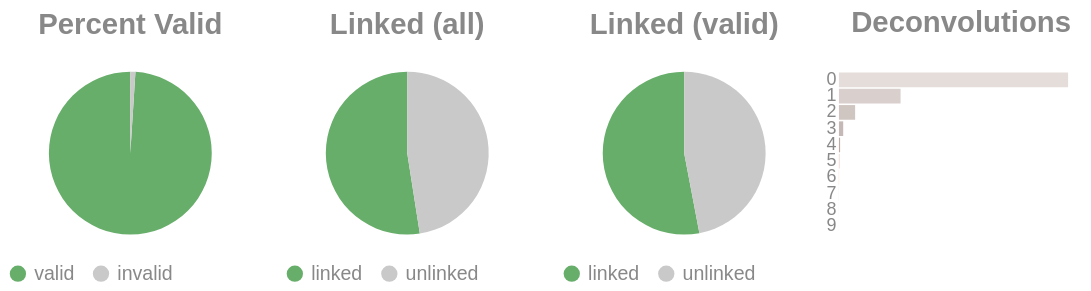

Notebook code cell kept with this figure:
### Code cell
if SKIPLR:
    pass
else:
    clash = Counter()
    for i in valids['molecule'].to_list():
        _mol = i.split("-")
        if len(_mol) == 1:
            clash.update('0')
        else:
            clash.update(_mol[-1])

    _d = {"deconvolutions": [], 'count': []}
    for k,v in clash.items():
        _d['deconvolutions'].append(k)
        _d['count'].append(v)

    tot_valid = valids['reads'].sum()
    mask = valids['reads'] >= 2
    n_linked_reads = valids.filter(mask)['reads'].sum()
    if n_linked_reads == 0:
        print_html("No linked molecules (>=2 reads) were detected; skipping linked-only distributions.")
        SKIPLR = True
    else:
        perc_valid = round(tot_valid / n_reads, 4)
        linked_perc_abs = round(n_linked_reads / n_reads, 4)
        linked_perc = round(n_linked_reads / tot_valid, 4)

    _valid = pl.DataFrame({"valids": ['valid', 'invalid'], "count": [tot_valid, n_reads - tot_valid]})
    _linked_abs = pl.DataFrame({"linked (absolute)": ['linked', 'unlinked'], "count": [n_linked_reads, n_reads - n_linked_reads]})
    _linked_rel = pl.DataFrame({"linked (valids)": ['linked', 'unlinked'], "count": [n_linked_reads, tot_valid - n_linked_reads]})

    (
        alt.hconcat(
            piechart(_valid, goodval = 'valid', title = "Percent Valid"),
            piechart(_linked_abs, goodval = "linked", title =  "Linked (all)"),
            piechart(_linked_rel, goodval = "linked", title =  "Linked (valid)"),
            convolutionbar(pl.DataFrame(_d), title = "Deconvolutions"),
            center = True,
            bounds = 'flush'
        )
        .resolve_scale(color='independent')
        .resolve_legend('independent')
        .properties(usermeta={'embedOptions': {"actions": False}})
    ).display()

### Figure 1 — Vega-Lite specification as saved in the notebook (floating-point values rounded to 4 significant figures)
{"width": "container", "height": 400, "config": {"title": {"anchor": "start", "dy": -15, "fontSize": 18, "color": "#888888", "subtitleColor": "#888888", "subtitleFontSize": 14}, "arc": {"fill": "#0072B2"}, "axis": {"domainColor": "#888888", "domainWidth": 0.5, "gridWidth": 0.2, "grid": false, "titleFontWeight": 400, "titleFontSize": 15, "labelFontSize": 11, "labelColor": "#888888", "tickColor": "#888888", "tickWidth": 0.2, "titleColor": "#888888"}, "axisBand": {"grid": false}, "axisX": {"grid": true, "tickSize": 10, "domainCap": "round"}, "axisY": {"domain": false, "grid": true, "tickSize": 0, "domainCap": "round"}, "background": "transparent", "header": {"labelFontSize": 15, "labelColor": "#888888", "titleFontSize": 15, "titleFontWeight": 600, "titleColor": "#888888"}, "legend": {"labelFont": "sans-serif", "labelFontSize": 12, "labelColor": "#888888", "symbolSize": 100, "symbolType": "circle", "titleFontSize": 12, "titlePadding": 10, "titleColor": "#888888", "title": null}, "range": {"category": ["#E69F00", "#56B4E9", "#009E73", "#F0E442", "#0072B2", "#D55E00", "#CC79A7", "#000000"], "diverging": ["#cfe8f3", "#a2d4ec", "#73bfe2", "#46abdb", "#1696d2", "#12719e"]}, "area": {"fill": "#0072B2", "fillOpacity": 0.7, "line": true, "strokeOpacity": 0.7}, "line": {"color": "#0072B2", "stroke": "#0072B2", "strokeWidth": 2}, "trail": {"color": "#0072B2", "stroke": "#0072B2", "strokeWidth": 0, "size": 1}, "point": {"filled": true, "fillOpacity": 1.0, "size": 95}, "text": {"color": "#888888", "fontSize": 11, "align": "right", "fontWeight": 400, "size": 11}, "bar": {"fill": "#0072B2", "stroke": null}, "view": {"stroke": null, "continuousWidth": 660, "continuousHeight": 400}}, "hconcat": [{"data": {"name": "data-a0e63840fd120ff3618e603d2e61fd83"}, "mark": {"type": "arc"}, "encoding": {"color": {"field": "valids", "legend": {"orient": "bottom", "title": null}, "scale": {"domain": ["valid", "invalid"], "range": ["#68ae6b", "#C9C9C9"]}, "title": "Valids", "type": "nominal"}, "theta": {"field": "count", "type": "quantitative"}, "tooltip": [{"field": "valids", "title": "Valids", "type": "ordinal"}, {"field": "percent", "format": ".2%", "title": "Percent", "type": "quantitative"}, {"field": "count", "title": "Count", "type": "quantitative"}]}, "height": 100, "title": {"text": "Percent Valid", "align": "center", "anchor": "middle"}, "transform": [{"calculate": "datum.count / 17691053", "as": "percent"}], "width": 150}, {"data": {"name": "data-d0bedc3cbdd5cd00610c60bc0106ce18"}, "mark": {"type": "arc"}, "encoding": {"color": {"field": "linked (absolute)", "legend": {"orient": "bottom", "title": null}, "scale": {"domain": ["linked", "unlinked"], "range": ["#68ae6b", "#C9C9C9"]}, "title": "Linked (Absolute)", "type": "nominal"}, "theta": {"field": "count", "type": "quantitative"}, "tooltip": [{"field": "linked (absolute)", "title": "Linked (Absolute)", "type": "ordinal"}, {"field": "percent", "format": ".2%", "title": "Percent", "type": "quantitative"}, {"field": "count", "title": "Count", "type": "quantitative"}]}, "height": 100, "title": {"text": "Linked (all)", "align": "center", "anchor": "middle"}, "transform": [{"calculate": "datum.count / 17691053", "as": "percent"}], "width": 150}, {"data": {"name": "data-6069b9eab19a5564a9939759a0b3250d"}, "mark": {"type": "arc"}, "encoding": {"color": {"field": "linked (valids)", "legend": {"orient": "bottom", "title": null}, "scale": {"domain": ["linked", "unlinked"], "range": ["#68ae6b", "#C9C9C9"]}, "title": "Linked (Valids)", "type": "nominal"}, "theta": {"field": "count", "type": "quantitative"}, "tooltip": [{"field": "linked (valids)", "title": "Linked (Valids)", "type": "ordinal"}, {"field": "percent", "format": ".2%", "title": "Percent", "type": "quantitative"}, {"field": "count", "title": "Count", "type": "quantitative"}]}, "height": 100, "title": {"text": "Linked (valid)", "align": "center", "anchor": "middle"}, "transform": [{"calculate": "datum.count / 17513587", "as": "percent"}], "width": 150}, {"data": {"name": "data-89f3856cc84de023ac0113ee91172161"}, "mark": {"type": "bar"}, "encoding": {"color": {"field": "deconvolutions", "legend": null, "scale": {"scheme": "lightgreyred"}, "type": "nominal"}, "tooltip": [{"field": "deconvolutions", "title": "Deconvolutions", "type": "ordinal"}, {"field": "percent", "format": ".2%", "title": "Percent", "type": "quantitative"}, {"field": "count", "title": "Count", "type": "quantitative"}], "x": {"axis": null, "field": "count", "type": "quantitative"}, "y": {"field": "deconvolutions", "sort": "ascending", "title": null, "type": "nominal"}}, "height": 100, "title": {"text": "Deconvolutions", "align": "center", "anchor": "middle"}, "transform": [{"calculate": "datum.count / 11524167", "as": "percent"}], "width": 150}], "bounds": "flush", "center": true, "resolve": {"legend": {"angle": "independent"}, "scale": {"color": "independent"}}, "usermeta": {"embedOptions": {"actions": false}}, "$schema": "https://vega.github.io/schema/vega-lite/v6.4.1.json", "datasets": {"data-a0e63840fd120ff3618e603d2e61fd83": [{"valids": "valid", "count": 17513587}, {"valids": "invalid", "count": 177466}], "data-d0bedc3cbdd5cd00610c60bc0106ce18": [{"linked (absolute)": "linked", "count": 9281451}, {"linked (absolute)": "unlinked", "count": 8409602}], "data-6069b9eab19a5564a9939759a0b3250d": [{"linked (valids)": "linked", "count": 9281451}, {"linked (valids)": "unlinked", "count": 8232136}], "data-89f3856cc84de023ac0113ee91172161": [{"deconvolutions": "0", "count": 8440404}, {"deconvolutions": "1", "count": 2270826}, {"deconvolutions": "2", "count": 596363}, {"deconvolutions": "3", "count": 156666}, {"deconvolutions": "4", "count": 42623}, {"deconvolutions": "5", "count": 12006}, {"deconvolutions": "6", "count": 3614}, {"deconvolutions": "7", "count": 1144}, {"deconvolutions": "8", "count": 383}, {"deconvolutions": "9", "count": 138}]}}
